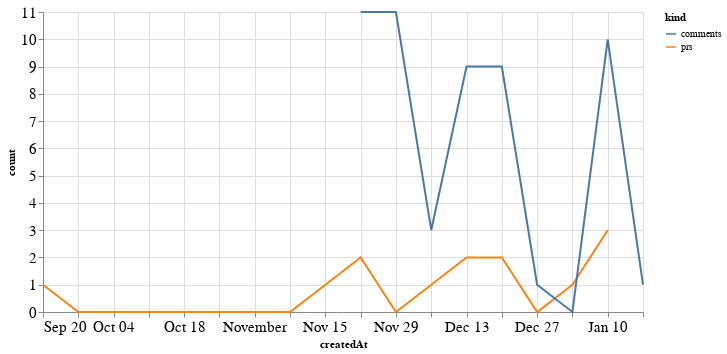

This figure's notebook cell:
### Code cell
alt.Chart(total_time, width=600).mark_line().encode(
    x='createdAt',
    y='count',
    color='kind'
)

### Figure 1 — Vega-Lite specification as saved in the notebook (floating-point values rounded to 4 significant figures)
{"config": {"axisLeft": {"labelFontSize": 15}, "axisBottom": {"labelFontSize": 15}}, "data": {"name": "data-ea38a7a41d2dfe35bbe01e5eb043201c"}, "mark": "line", "encoding": {"color": {"type": "nominal", "field": "kind"}, "x": {"type": "temporal", "field": "createdAt"}, "y": {"type": "quantitative", "field": "count"}}, "width": 600, "$schema": "https://vega.github.io/schema/vega-lite/v4.8.1.json", "datasets": {"data-ea38a7a41d2dfe35bbe01e5eb043201c": [{"createdAt": "2020-09-20T00:00:00", "kind": "prs", "count": 1.0}, {"createdAt": "2020-09-27T00:00:00", "kind": "prs", "count": 0.0}, {"createdAt": "2020-10-04T00:00:00", "kind": "prs", "count": 0.0}, {"createdAt": "2020-10-11T00:00:00", "kind": "prs", "count": 0.0}, {"createdAt": "2020-10-18T00:00:00", "kind": "prs", "count": 0.0}, {"createdAt": "2020-10-25T00:00:00", "kind": "prs", "count": 0.0}, {"createdAt": "2020-11-01T00:00:00", "kind": "prs", "count": 0.0}, {"createdAt": "2020-11-08T00:00:00", "kind": "prs", "count": 0.0}, {"createdAt": "2020-11-15T00:00:00", "kind": "prs", "count": 1.0}, {"createdAt": "2020-11-22T00:00:00", "kind": "prs", "count": 2.0}, {"createdAt": "2020-11-29T00:00:00", "kind": "prs", "count": 0.0}, {"createdAt": "2020-12-06T00:00:00", "kind": "prs", "count": 1.0}, {"createdAt": "2020-12-13T00:00:00", "kind": "prs", "count": 2.0}, {"createdAt": "2020-12-20T00:00:00", "kind": "prs", "count": 2.0}, {"createdAt": "2020-12-27T00:00:00", "kind": "prs", "count": 0.0}, {"createdAt": "2021-01-03T00:00:00", "kind": "prs", "count": 1.0}, {"createdAt": "2021-01-10T00:00:00", "kind": "prs", "count": 3.0}, {"createdAt": "2021-01-17T00:00:00", "kind": "prs", "count": null}, {"createdAt": "2020-09-20T00:00:00", "kind": "comments", "count": null}, {"createdAt": "2020-09-27T00:00:00", "kind": "comments", "count": null}, {"createdAt": "2020-10-04T00:00:00", "kind": "comments", "count": null}, {"createdAt": "2020-10-11T00:00:00", "kind": "comments", "count": null}, {"createdAt": "2020-10-18T00:00:00", "kind": "comments", "count": null}, {"createdAt": "2020-10-25T00:00:00", "kind": "comments", "count": null}, {"createdAt": "2020-11-01T00:00:00", "kind": "comments", "count": null}, {"createdAt": "2020-11-08T00:00:00", "kind": "comments", "count": null}, {"createdAt": "2020-11-15T00:00:00", "kind": "comments", "count": null}, {"createdAt": "2020-11-22T00:00:00", "kind": "comments", "count": 11.0}, {"createdAt": "2020-11-29T00:00:00", "kind": "comments", "count": 11.0}, {"createdAt": "2020-12-06T00:00:00", "kind": "comments", "count": 3.0}, {"createdAt": "2020-12-13T00:00:00", "kind": "comments", "count": 9.0}, {"createdAt": "2020-12-20T00:00:00", "kind": "comments", "count": 9.0}, {"createdAt": "2020-12-27T00:00:00", "kind": "comments", "count": 1.0}, {"createdAt": "2021-01-03T00:00:00", "kind": "comments", "count": 0.0}, {"createdAt": "2021-01-10T00:00:00", "kind": "comments", "count": 10.0}, {"createdAt": "2021-01-17T00:00:00", "kind": "comments", "count": 1.0}]}}
